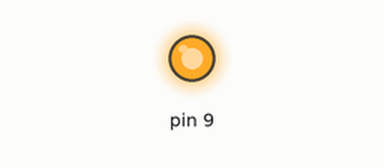
Bench run of a sketch on a simulated Arduino Uno, built with avr-gcc and run on an emulated ATmega328P. Parts: output pins drawn as LEDs (lit = HIGH).

Above: at 0.05 s.
At 2.1 s:
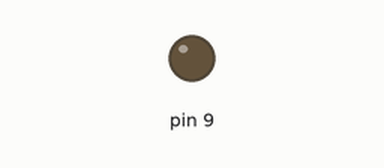
Timing chart, 0 to 5.3 s (numbered marks = the images above):
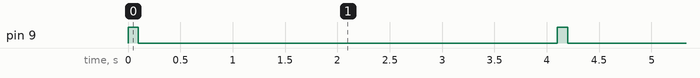

Measured:
- by itself, pin 9: alternates HIGH for 0.10 s and LOW for 4.0 s

The sketch:

TestBeep.ino
```cpp
void setup() {
  // put your setup code here, to run once:
  pinMode(9, OUTPUT);
}

void loop() {
  // put your main code here, to run repeatedly:
  digitalWrite(9, HIGH);
  delay(100);
  digitalWrite(9, LOW);
  delay(4000);
}
```
